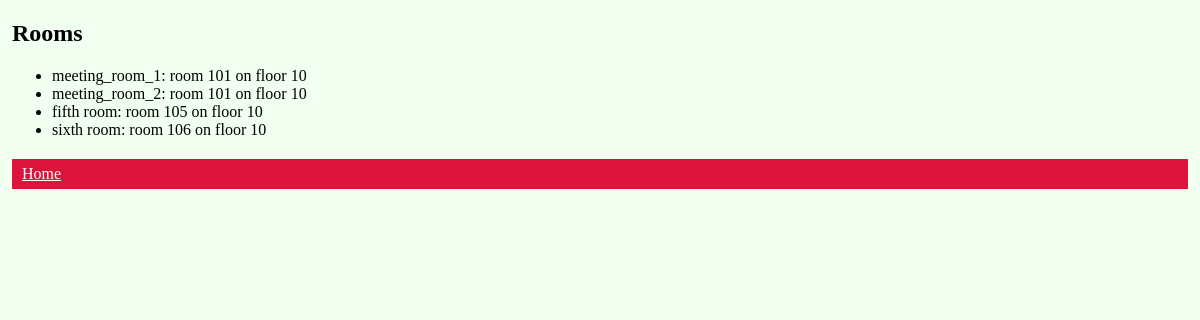
Screenshot of /meetings/rooms with the database file from the repository.
### meetings/models.py (models this page shows)
class Room(models.Model):
    name = models.CharField(max_length=200)
    floor = models.IntegerField(default=10)
    room_number = models.IntegerField(default=101)
    def __str__(self):
        return f"{self. name}: room {self.room_number} on floor {self.floor}"

### meetings/views.py (the view)
# urls.py: path('rooms', views.rooms_list, name="rooms"),
def rooms_list(request):
    return render(request, "meetings/rooms_list.html", {"rooms": Room.objects.all()})

### meetings/templates/meetings/rooms_list.html (shortened to what this page needs)
{% extends "base.html" %}
{% block content %}
    <h2>Rooms</h2>
    <ul>
        {% for room in rooms %}
        <li>
            {{ room }}
        </li>
        {% endfor %}
    </ul>
    <a href="{% url 'welcome' %}"> Home </a>
{% endblock %}

### website/static/website/style.css (style rules this page uses)
body { margin: 1%; background-color: honeydew; }
a { display: block; margin: 20px auto; background: crimson; color: white; border: 0; padding: 6px 10px; }

### rows the page displays
Room: name+room_number+floor "meeting_room_1: room 101 on floor 10"
Room: name+room_number+floor "meeting_room_2: room 101 on floor 10"
Room: name+room_number+floor "fifth room: room 105 on floor 10"
Room: name+room_number+floor "sixth room: room 106 on floor 10"
